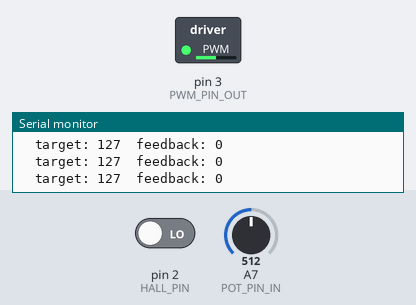
Recording of a sketch running on a simulated Arduino Nano, built with avr-gcc and run on an emulated ATmega328P. On the bench: switched loads named in the sketch (green lamp = pin HIGH), the last lines printed to the serial monitor. The test bench sets the inputs (shaded band); at power-on: A7 (POT_PIN_IN) = 512, pin 2 (HALL_PIN) LOW.

Above: at 1.2 s.
1.3 s: A7 (POT_PIN_IN) set to 716
At 2.5 s:
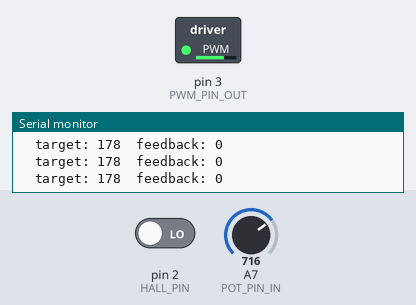
2.9 s: A7 (POT_PIN_IN) set to 900
At 3.9 s:
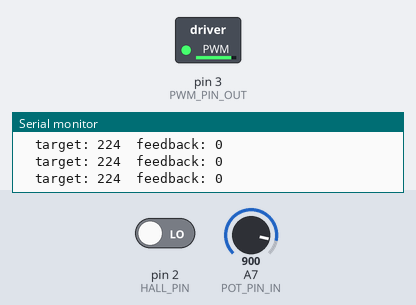
4.5 s: A7 (POT_PIN_IN) set to 245
At 5.4 s:
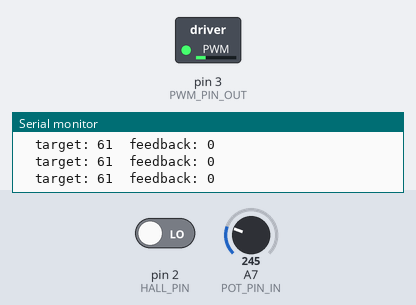
6.1 s: A7 (POT_PIN_IN) set to 0
At 6.8 s:
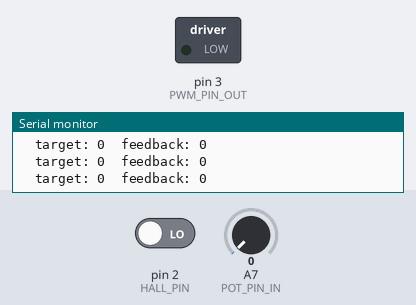
7.7 s: A7 (POT_PIN_IN) set to 511
At 8.2 s:
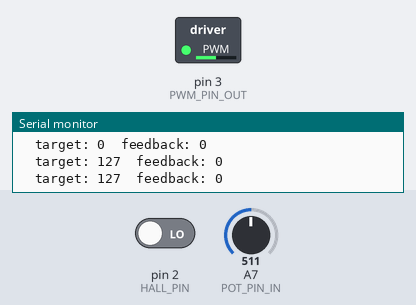
Timing chart, 0 to 10.3 s (numbered marks = the images above; inputs shaded):
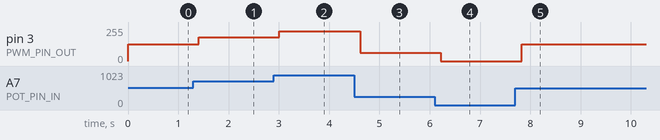

Measured:
- after the input at 1.3 s, pin 3 (PWM_PIN_OUT): 127/255 → 178/255 after 0.11 s
- after the input at 2.9 s, pin 3 (PWM_PIN_OUT): 178/255 → 224/255 after 0.11 s
- after the input at 4.5 s, pin 3 (PWM_PIN_OUT): 224/255 → 61/255 after 0.12 s
- after the input at 6.1 s, pin 3 (PWM_PIN_OUT): 61/255 → 0/255 after 0.12 s
- after the input at 7.7 s, pin 3 (PWM_PIN_OUT): 0/255 → 127/255 after 0.13 s

The sketch:

MinMax.ino
```cpp
// MinMax - 10/02/2024 - reference version
int HALL_PIN = 2;                     // interrupt feedback pin
int PWM_PIN_OUT = 3;                  // 490Hz PWM Output
int POT_PIN_IN = A7;                  // Analog potentiomer for speed

volatile float feedback=0.00, tic, tac;                                 // interrupt function variables
float  pot=0, target, trgt_min=0, trgt_max=255, fb_min=0, fb_max=0;     // target_PWM value - min and max values between target_PWM and feedback

void setup() {
  Serial.begin(115200);                                                 // serial monitor
  pinMode(PWM_PIN_OUT, OUTPUT);                                         // 490Hz PWM Output
  pinMode(POT_PIN_IN, INPUT);                                           // potentiometer
  attachInterrupt(digitalPinToInterrupt(HALL_PIN), intrupt, RISING);    // Attach Interrupt for motor Hall sensors
}

void loop() {
  pot = analogRead(POT_PIN_IN);                     // throttle value, determined by potentiometer
  target = map(pot,0,1023,trgt_min,trgt_max);       // convert throttle in PWM value
  analogWrite(PWM_PIN_OUT, target);                 // output PWM target
  Serial.print("\n  target: ");Serial.print(target,0); Serial.print("  feedback: ");Serial.print(feedback,0); delay(200);
}

void intrupt(){
  tic = millis();                                   // time
  feedback = tic - tac;                             // time between 2 tic
  tac = tic;                                        // save previous time
}
```
